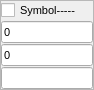
<?xml version="1.0" encoding="UTF-8"?>
<ui version="4.0">
 <class>PeriodicElementSetupForm</class>
 <widget class="QWidget" name="PeriodicElementSetupForm">
  <property name="geometry">
   <rect>
    <x>0</x>
    <y>0</y>
    <width>94</width>
    <height>90</height>
   </rect>
  </property>
  <property name="windowTitle">
   <string>Form</string>
  </property>
  <layout class="QVBoxLayout" name="verticalLayout_2">
   <property name="leftMargin">
    <number>0</number>
   </property>
   <property name="topMargin">
    <number>0</number>
   </property>
   <property name="rightMargin">
    <number>0</number>
   </property>
   <property name="bottomMargin">
    <number>0</number>
   </property>
   <item>
    <widget class="QFrame" name="frame">
     <property name="minimumSize">
      <size>
       <width>65</width>
       <height>90</height>
      </size>
     </property>
     <property name="frameShape">
      <enum>QFrame::Shape::StyledPanel</enum>
     </property>
     <property name="frameShadow">
      <enum>QFrame::Shadow::Raised</enum>
     </property>
     <layout class="QVBoxLayout" name="verticalLayout">
      <property name="spacing">
       <number>1</number>
      </property>
      <property name="leftMargin">
       <number>0</number>
      </property>
      <property name="topMargin">
       <number>0</number>
      </property>
      <property name="rightMargin">
       <number>0</number>
      </property>
      <property name="bottomMargin">
       <number>0</number>
      </property>
      <item>
       <widget class="QCheckBox" name="checkBoxEnable">
        <property name="minimumSize">
         <size>
          <width>0</width>
          <height>18</height>
         </size>
        </property>
        <property name="font">
         <font>
          <pointsize>8</pointsize>
         </font>
        </property>
        <property name="toolTip">
         <string>Check if element is to be selectable by user</string>
        </property>
        <property name="text">
         <string>Symbol-----</string>
        </property>
       </widget>
      </item>
      <item>
       <widget class="QLineEdit" name="lineEditValue1">
        <property name="font">
         <font>
          <pointsize>8</pointsize>
         </font>
        </property>
        <property name="toolTip">
         <string>Value to be written to and compared with first variable (floating point)</string>
        </property>
        <property name="text">
         <string>0</string>
        </property>
       </widget>
      </item>
      <item>
       <widget class="QLineEdit" name="lineEditValue2">
        <property name="font">
         <font>
          <pointsize>8</pointsize>
         </font>
        </property>
        <property name="toolTip">
         <string>Value to be written to and compared with second variable (floating point)</string>
        </property>
        <property name="text">
         <string>0</string>
        </property>
       </widget>
      </item>
      <item>
       <widget class="QLineEdit" name="lineEditString">
        <property name="font">
         <font>
          <pointsize>8</pointsize>
         </font>
        </property>
        <property name="toolTip">
         <string>Associated text</string>
        </property>
       </widget>
      </item>
     </layout>
    </widget>
   </item>
  </layout>
 </widget>
 <resources/>
 <connections/>
</ui>
